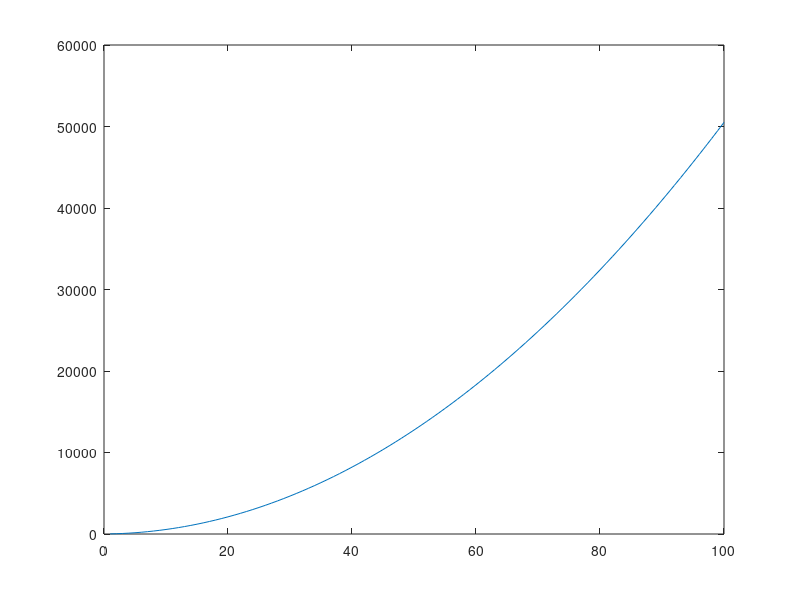

This chart was generated by the following MATLAB code:
clear
clc

a = input('please put an input for a:');
b = input('please put a value for b:');
c = input('please put a value for c:');


for index = 1 : 1 : 100
    x(index)=index ; 
    y(index) = a*(x(index)^2) + b * x(index) + c ; 

end
plot(x,y)
